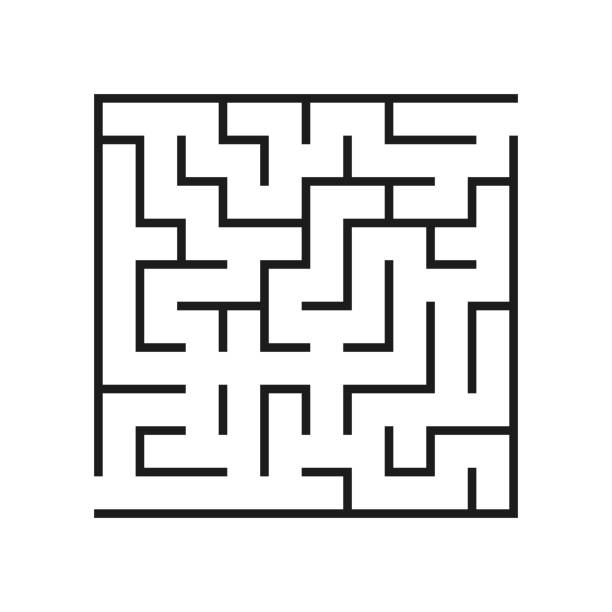
#> input picture maze_solver/mazes/maze_1.jpg, 612 x 612 px
$ python maze_solver.py
#> lines starting #> are read from the running program, lines starting #| are printed output that depends on the picture; after the words box and inside, x2 and y2 are one past the last pixel; in counts of white or black regions, pixels touching at a corner belong together
import cv2 as cv
import numpy as np

maze = cv.imread("./mazes/maze_1.jpg")
#> maze is the input picture: shape (612, 612, 3); min 2, max 255, mean 229.9
grey = cv.cvtColor(maze, cv.COLOR_BGR2GRAY)
maze_inv = cv.bitwise_not(grey)
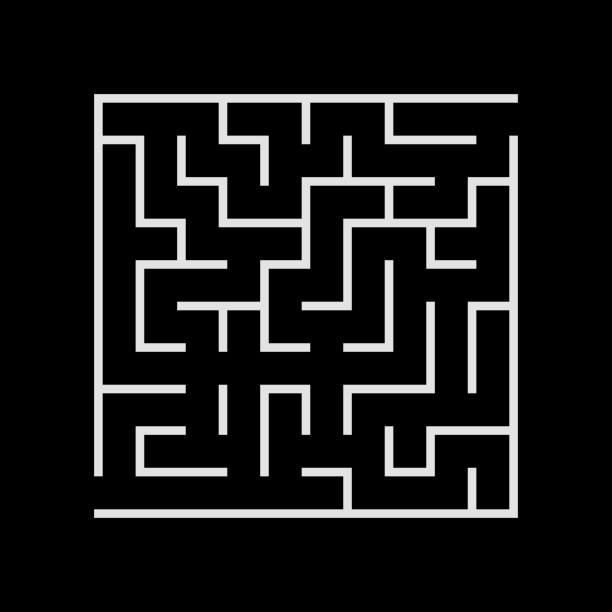
#> maze_inv: shape (612, 612); min 0, max 253, mean 25.1

line_edges = cv.Canny(maze_inv, 150, 255)
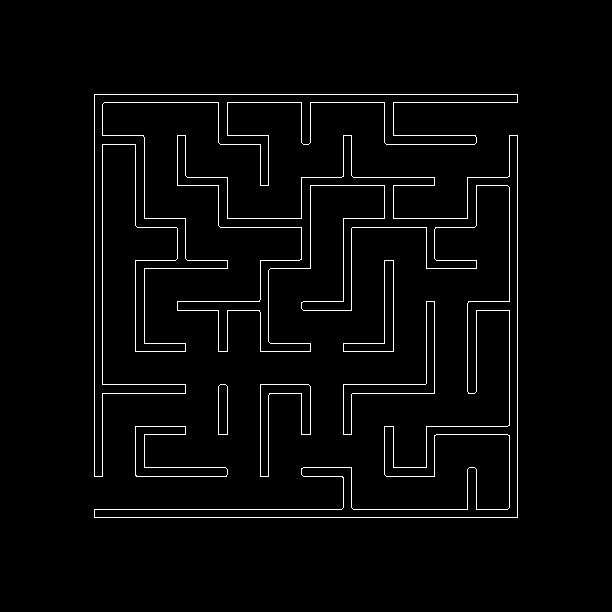
#> line_edges: shape (612, 612); 2.6% white in thin lines or dots, all inside (x1, y1, x2, y2) = (94, 94, 518, 518)
lines = cv.HoughLines(line_edges, 1, np.pi/180, 200)
#> lines = 23 rows, first 8: [94, 1.57], [517, 1.57], [509, 1.57], [94, 0], [517, 0], [102, 1.57], [102, 0], [509, 0]


"""
blank = np.zeros(maze.shape[:2], dtype='uint8')

for r_theta in lines:
    r,theta = r_theta[0]
    print(f'(r, theta): ({r}, {theta})')

    a = np.cos(theta)
    b = np.sin(theta)

    x0 = a*r
    y0 = b*r

    x1 = int(x0 + 1000*(-b))
    y1 = int(y0 + 1000*(a))

    x2 = int(x0 - 1000*(-b))
    y2 = int(y0 - 1000*(a))

    print(f"(x0, y0): ({x0}, {y0})")
    print(f"(x1, y1): ({x1}, {y1})")
    print(f"(x2, y2): ({x2}, {y2})\n")

    cv.line(blank, (x1,y1), (x2,y2), (255, 255, 255), 2)
"""

rho = 1  # distance resolution in pixels of the Hough grid
theta = np.pi / 180  # angular resolution in radians of the Hough grid
threshold = 15  # minimum number of votes (intersections in Hough grid cell)
min_line_length = 0  # minimum number of pixels making up a line
max_line_gap = 30  # maximum gap in pixels between connectable line segments
line_image = np.copy(maze) * 0  # creating a blank to draw lines on
#> line_image: shape (612, 612, 3); every value is 0

# Run Hough on edge detected image
# Output "lines" is an array containing endpoints of detected line segments
lines = cv.HoughLinesP(line_edges, rho, theta, threshold, np.array([]),
                    min_line_length, max_line_gap)
#> lines = 143 rows, first 6: [94, 517, 517, 517], [94, 94, 517, 94], [94, 509, 517, 509], [517, 516, 517, 135], [94, 102, 517, 102], [218, 218, 310, 218]

for line in lines:
    for x1,y1,x2,y2 in line:
        cv.line(line_image,(x1,y1),(x2,y2),(255,255,255),2)
#> this loop made 143 passes
#> line on passes 1 to 12: [[94, 517, 517, 517]], [[94, 94, 517, 94]], [[94, 509, 517, 509]], [[517, 516, 517, 135]], [[94, 102, 517, 102]], [[218, 218, 310, 218]], [[393, 144, 393, 103]], [[94, 516, 94, 510]], [[343, 434, 343, 384]], [[177, 185, 227, 185]], [[94, 476, 94, 95]], [[102, 476, 102, 104]]
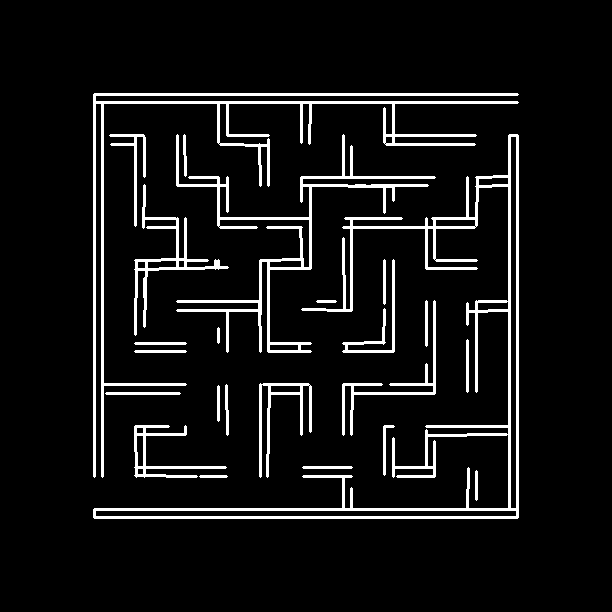
#> line_image: shape (612, 612, 3); 7.5% white; 24 white regions, largest, box (x1, y1, x2, y2) and area: (93, 134, 519, 519) 9148, (93, 93, 519, 478) 6787, (176, 134, 436, 353) 4367

cv.imshow("maze", line_edges)
cv.waitKey(0)
